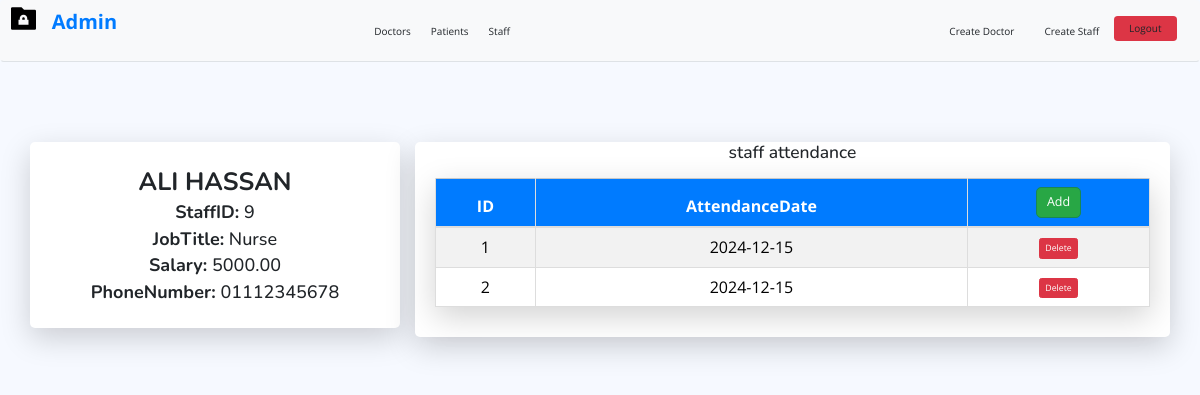
The app's page /admin/view_staff.php?id=9 (signed in), older data.
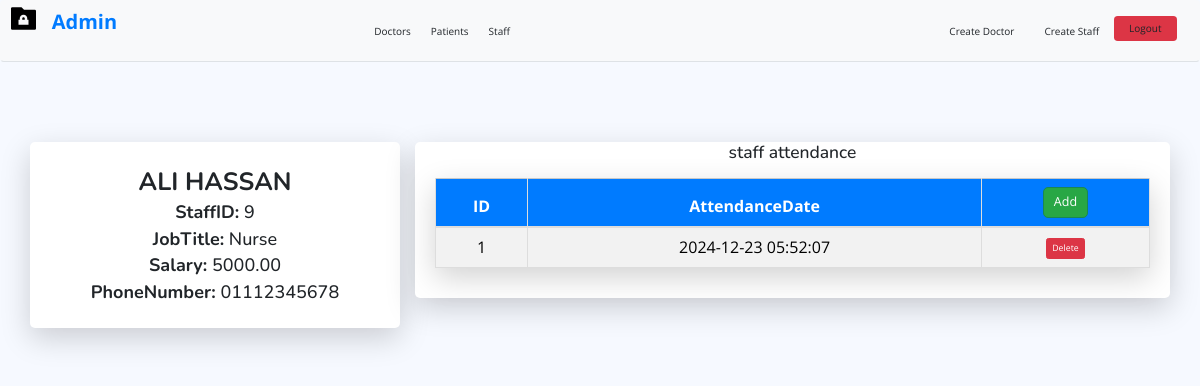
The same page, newer data.
### tables this page shows
CREATE TABLE `attendance` (
  `AttendanceID` int(11) NOT NULL,
  `StaffID` int(11) DEFAULT NULL,
  `AttendanceDate` timestamp NOT NULL DEFAULT current_timestamp() ON UPDATE current_timestamp()
);

### admin/view_staff.php (the view, shortened to what this page needs)
<?php
include "../share/head.php";
if (isset($_GET['id'])) {
    $id_staff = $_GET['id'];
    $select = "SELECT * FROM staff WHERE 	StaffID = $id_staff";
    $query = mysqli_query($connect, $select);
    $data = mysqli_fetch_assoc($query);
}
$counter = 1;
$select = "SELECT * FROM attendance WHERE 	StaffID = $id_staff";
$query = mysqli_query($connect, $select);
include "../share/header_admin.php";
?>
<main id="main" class="main">
    <section class="section profile">
        <div class="row justify-content-around">
            <div class="col-xl-4">
                <div class="card shadow-lg">
                    <div class="card-body profile-card pt-4 d-flex flex-column align-items-center">
                        <h1 class="text-uppercase mt-3"><b><?= $data['FullName']; ?></b></h1>
                        <h3><b> StaffID:</b> <?= $data['StaffID']; ?></h3>
                        <h3><b>JobTitle:</b> <?= $data['JobTitle']; ?></h3>
                        <h3><b>Salary:</b> <?= $data['Salary']; ?></h3>
                        <h3><b>PhoneNumber:</b> <?= $data['PhoneNumber']; ?></h3>
                    </div>
                </div>
            </div>
            <div class="col-xl-8">
                <div class="card shadow-lg">
                    <div class="card-body">
                        <h3 class="text-center mb-4">staff attendance</h3>
                        <table class="table table-bordered table-striped table-hover shadow-lg">
                            <thead class="table-light">
                                <tr>
                                    <th>ID</th>
                                    <th>AttendanceDate</th>
                                    <th><a href="./view_staff.php?add=<?= $data['StaffID'] ?>" class="btn btn-success btn-lg">Add</a></th>
                                </tr>
                            </thead>
                            <tbody>
                                <?php foreach ($query as $item): ?>
                                    <tr>
                                        <td><?= $counter++ ?></td>
                                        <td><?= $item['AttendanceDate'] ?></td>
                                        <td>
                                            <a href="./view_staff.php?delete=<?= $item['AttendanceID'] ?>" class="btn btn-danger btn-sm">Delete</a>
                                        </td>
                                    </tr>
                                <?php endforeach ?>
                            </tbody>
                        </table>
                    </div>
                </div>
            </div>
        </div>
    </section>
</main>
<?php
include "../share/footer.php";
?>

Row changes from the older to the newer data that the page shows:
removed attendance: AttendanceDate "2024-12-15"
removed attendance: AttendanceDate "2024-12-15"
added attendance: AttendanceDate "2024-12-23 05:52:07"
